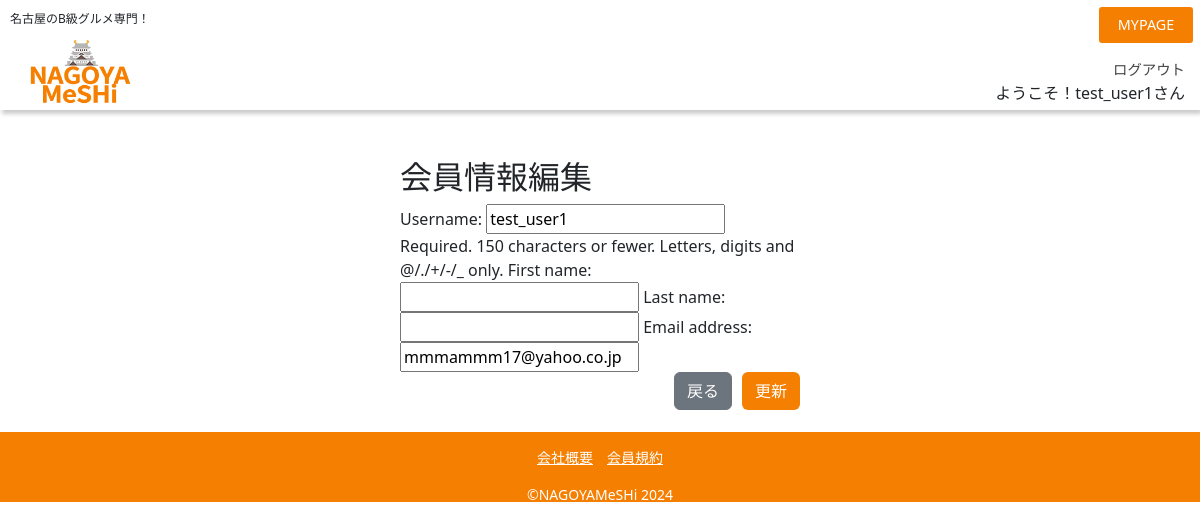
Page /general/user_update/5/ (signed in) on the earlier database version.
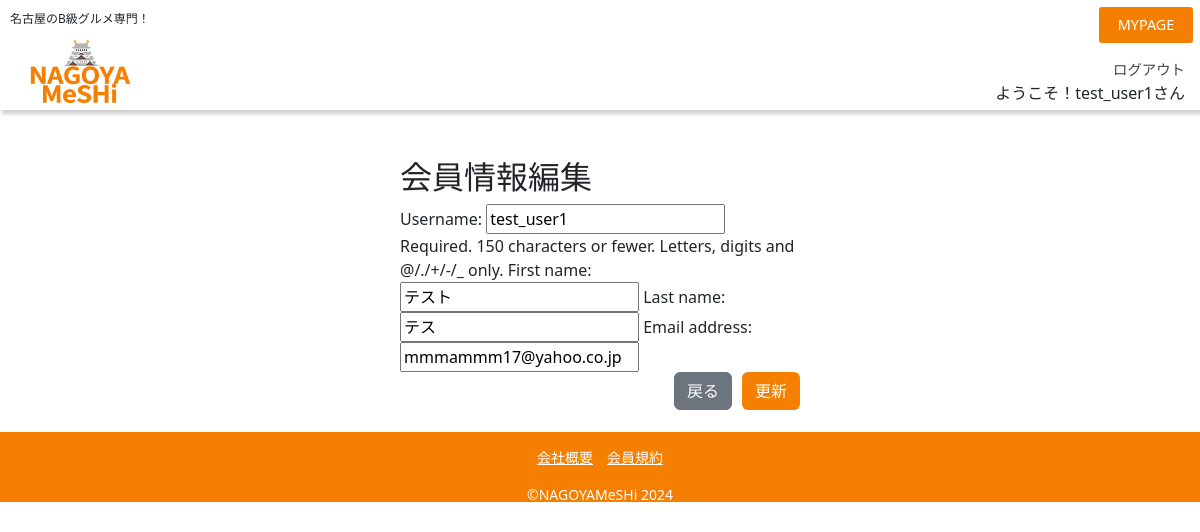
Same page on the later database version.
### commondb/models/user.py (models this page shows, shortened)
class User(AbstractUser):
    is_paid_member = models.BooleanField(verbose_name='有料会員', default=False)
    is_manage_member = models.BooleanField(verbose_name='管理者', default=False)
    class Meta:
        verbose_name = 'ユーザー'
        verbose_name_plural = 'ユーザー一覧'

### general/views/user_update_view.py (the view)
# urls.py: path('general/user_update/<int:pk>/', UserUpdateView.as_view(), name="user_update"),
class UserUpdateView(LoginRequiredMixin, UpdateView):
    model = User
    fields = ['username', 'first_name', 'last_name', 'email', ]
    template_name = 'general/user_update.html'

### templates/general/user_update.html (shortened to what this page needs)
{% extends "base.html" %}
{% load bootstrap %}
{% block head %}<link href="https://cdn.jsdelivr.net/npm/bootstrap@5.3.0-alpha3/dist/css/bootstrap.min.css" rel="stylesheet">
{% endblock %}
{% block content %}
<div class="form_container mt-5">
    <h2>会員情報編集</h2>
    <form method="post">
      {{ form|bootstrap }}
      <br>
      <button type="submit" class="btn" style="background-color: #F57F00; color: #FFFFFF; margin-left: 10px;">更新</button>
      <button type="button" class="btn btn-secondary btn-block" onClick="javascript:history.go(-1);">戻る</button>
    </form>
  </div>
{% endblock %}

### templates/base.html (shortened to what this page needs)
{% load static %}
<!DOCTYPE html>
<html lang="ja">
<head>
    <link rel="stylesheet" href="/static/css/stylesheet.css">
    <link rel="stylesheet" href="https://unpkg.com/ress/dist/ress.min.css">
    <link rel="stylesheet" type="text/css" href="https://cdn.jsdelivr.net/npm/slick-carousel@1.8.1/slick/slick.css"/>
    <link rel="stylesheet" type="text/css" href="https://cdn.jsdelivr.net/npm/slick-carousel@1.8.1/slick/slick-theme.css"/>
    {% block head %}{% endblock %}
</head>
<body>
    <header>
        <div class="logo-container">
            <p>名古屋のB級グルメ専門！</p>
            <h1><a href="{% url 'top' %}"><img src="/static/general/images/logo.png" alt="ロゴ"></a></h1>
        </div>
        {% if request.user.is_authenticated %}
        <nav>
            <a class="header_btn" href="{% url 'mypage' pk=user.id %}">MYPAGE</a>
            <a class="logout_link" href="{% url 'logout' %}">ログアウト</a>
            <p>
                ようこそ！{{user.get_username}}さん
            </p>
        </nav>
        {% endif%}
    </header>
    {% block content %}{% endblock %}
    <footer>
        <nav>
            <p><a href="{% url 'company' pk=1 %}" >会社概要</a><a href="{% url 'reguration' %}" >会員規約</a></p>
            <p>&copy;NAGOYAMeSHi 2024</p>
        </nav>
    </footer>
</body>
</html>

Differences in the rows shown:
changed User "test_user1": first_name (not shown) → "テスト"; last_name (not shown) → "テス"
